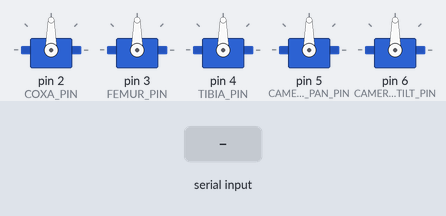
Simulated run of this sketch. Board: Arduino Uno, built with avr-gcc and run on an emulated ATmega328P. Parts: 5 × servo. Inputs (shaded band) come from the test bench.

Above: at 1.2 s.
1.3 s: "D" received over Serial
At 2.3 s:
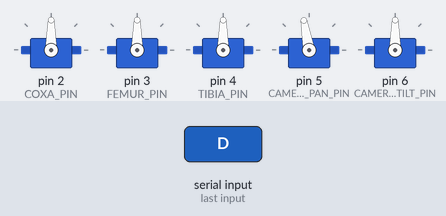
2.8 s: "S" received over Serial
At 3.5 s:
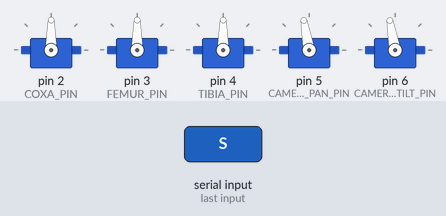
4.3 s: "A" received over Serial
At 4.6 s:
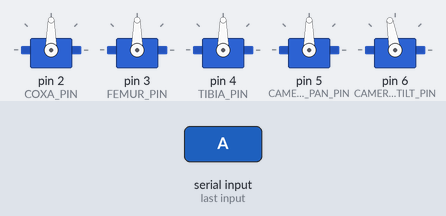
5.8 s: "W" received over Serial
At 7.0 s:
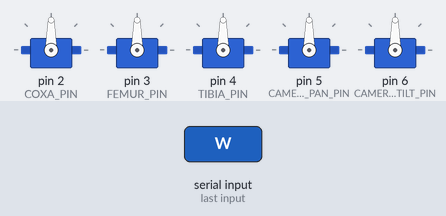
Timing chart, 0 to 8.3 s (numbered marks = the images above; inputs shaded):
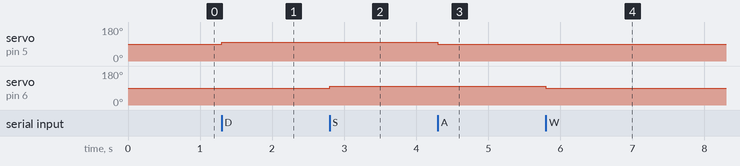

Measured:
- after the input at 1.3 s, servo on pin 5 (CAMERA_PAN_PIN): 90° → 100° at once
- after the input at 2.8 s, servo on pin 6 (CAMERA_TILT_PIN): 90° → 100° at once
- after the input at 4.3 s, servo on pin 5 (CAMERA_PAN_PIN): 100° → 90° at once
- after the input at 5.8 s, servo on pin 6 (CAMERA_TILT_PIN): 100° → 90° at once

The sketch:

Bluetooth_module.ino
```cpp
#include <Servo.h>

// Define servo pins for the hexapod legs
#define COXA_PIN 2
#define FEMUR_PIN 3
#define TIBIA_PIN 4

// Define servo pins for the camera pan and tilt
#define CAMERA_PAN_PIN 5
#define CAMERA_TILT_PIN 6

// Define Bluetooth control pins
#define BLUETOOTH_RX 7
#define BLUETOOTH_TX 8

Servo coxaServo;
Servo femurServo;
Servo tibiaServo;
Servo cameraPanServo;
Servo cameraTiltServo;

void setup() {
  // Attach servo objects to the pins
  coxaServo.attach(COXA_PIN);
  femurServo.attach(FEMUR_PIN);
  tibiaServo.attach(TIBIA_PIN);
  cameraPanServo.attach(CAMERA_PAN_PIN);
  cameraTiltServo.attach(CAMERA_TILT_PIN);

  // Set up Bluetooth serial communication
  Serial.begin(9600);
  Serial.setTimeout(10);

  // Set initial positions
  homePosition();
}

void loop() {
  // Read Bluetooth input
  if (Serial.available() > 0) {
    char command = Serial.read();

    // Control hexapod based on Bluetooth input
    switch (command) {
      case 'F':
        moveForward();
        break;
      case 'B':
        moveBackward();
        break;
      case 'L':
        turnLeft();
        break;
      case 'R':
        turnRight();
        break;
      case 'A':
        panCameraLeft();
        break;
      case 'D':
        panCameraRight();
        break;
      case 'W':
        tiltCameraUp();
        break;
      case 'S':
        tiltCameraDown();
        break;
      case 'H':
        homePosition();
        break;
      default:
        stopAll();
        break;
    }
  }
}

// Functions for hexapod movement
void moveForward() {
  // Implement forward movement logic using hexapod leg servos
}

void moveBackward() {
  // Implement backward movement logic using hexapod leg servos
}

void turnLeft() {
  // Implement turn left movement logic using hexapod leg servos
}

void turnRight() {
  // Implement turn right movement logic using hexapod leg servos
}

void stopAll() {
  // Stop all hexapod and camera servos
  coxaServo.write(90);
  femurServo.write(90);
  tibiaServo.write(90);
  cameraPanServo.write(90);
  cameraTiltServo.write(90);
}

void homePosition() {
  // Move all servos to the home position
  coxaServo.write(90);
  femurServo.write(90);
  tibiaServo.write(90);
  cameraPanServo.write(90);
  cameraTiltServo.write(90);
}

// Functions for camera control
void panCameraLeft() {
  // Implement camera pan left movement logic using cameraPanServo
  cameraPanServo.write(cameraPanServo.read() - 10); // Adjust the step size as needed
}

void panCameraRight() {
  // Implement camera pan right movement logic using cameraPanServo
  cameraPanServo.write(cameraPanServo.read() + 10); // Adjust the step size as needed
}

void tiltCameraUp() {
  // Implement camera tilt up movement logic using cameraTiltServo
  cameraTiltServo.write(cameraTiltServo.read() - 10); // Adjust the step size as needed
}

void tiltCameraDown() {
  // Implement camera tilt down movement logic using cameraTiltServo
  cameraTiltServo.write(cameraTiltServo.read() + 10); // Adjust the step size as needed
}
```
